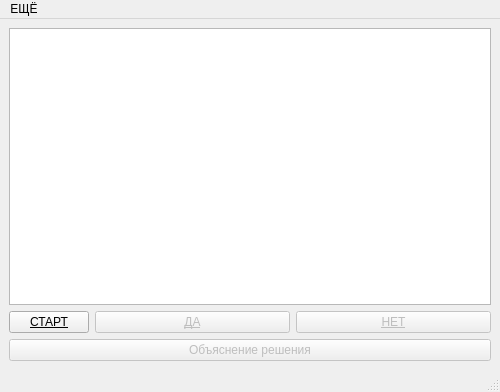
<?xml version="1.0" encoding="UTF-8"?>
<ui version="4.0">
 <class>MainWindow</class>
 <widget class="QMainWindow" name="MainWindow">
  <property name="windowModality">
   <enum>Qt::NonModal</enum>
  </property>
  <property name="geometry">
   <rect>
    <x>0</x>
    <y>0</y>
    <width>500</width>
    <height>392</height>
   </rect>
  </property>
  <property name="font">
   <font>
    <kerning>true</kerning>
   </font>
  </property>
  <property name="windowTitle">
   <string>OWLprog</string>
  </property>
  <widget class="QWidget" name="centralwidget">
   <layout class="QGridLayout" name="gridLayout_2">
    <item row="0" column="0">
     <layout class="QGridLayout" name="gridLayout">
      <item row="1" column="0">
       <layout class="QHBoxLayout" name="horizontalLayout_2">
        <item>
         <widget class="QPushButton" name="start_btn">
          <property name="sizePolicy">
           <sizepolicy hsizetype="Fixed" vsizetype="Fixed">
            <horstretch>0</horstretch>
            <verstretch>0</verstretch>
           </sizepolicy>
          </property>
          <property name="font">
           <font>
            <underline>true</underline>
            <kerning>true</kerning>
           </font>
          </property>
          <property name="text">
           <string>СТАРТ</string>
          </property>
         </widget>
        </item>
        <item>
         <widget class="QPushButton" name="yes_btn">
          <property name="enabled">
           <bool>false</bool>
          </property>
          <property name="font">
           <font>
            <underline>true</underline>
            <kerning>true</kerning>
           </font>
          </property>
          <property name="text">
           <string>ДА</string>
          </property>
         </widget>
        </item>
        <item>
         <widget class="QPushButton" name="no_btn">
          <property name="enabled">
           <bool>false</bool>
          </property>
          <property name="font">
           <font>
            <underline>true</underline>
            <kerning>true</kerning>
           </font>
          </property>
          <property name="text">
           <string>НЕТ</string>
          </property>
         </widget>
        </item>
       </layout>
      </item>
      <item row="0" column="0">
       <layout class="QVBoxLayout" name="verticalLayout_2">
        <item>
         <widget class="QTextEdit" name="result_show">
          <property name="font">
           <font>
            <pointsize>9</pointsize>
            <kerning>true</kerning>
           </font>
          </property>
          <property name="readOnly">
           <bool>true</bool>
          </property>
          <property name="html">
           <string>&lt;!DOCTYPE HTML PUBLIC &quot;-//W3C//DTD HTML 4.0//EN&quot; &quot;http://www.w3.org/TR/REC-html40/strict.dtd&quot;&gt;
&lt;html&gt;&lt;head&gt;&lt;meta name=&quot;qrichtext&quot; content=&quot;1&quot; /&gt;&lt;style type=&quot;text/css&quot;&gt;
p, li { white-space: pre-wrap; }
&lt;/style&gt;&lt;/head&gt;&lt;body style=&quot; font-family:'MS Shell Dlg 2'; font-size:9pt; font-weight:400; font-style:normal;&quot;&gt;
&lt;p style=&quot;-qt-paragraph-type:empty; margin-top:0px; margin-bottom:0px; margin-left:0px; margin-right:0px; -qt-block-indent:0; text-indent:0px; font-size:7.8pt;&quot;&gt;&lt;br /&gt;&lt;/p&gt;&lt;/body&gt;&lt;/html&gt;</string>
          </property>
         </widget>
        </item>
       </layout>
      </item>
     </layout>
    </item>
    <item row="1" column="0">
     <widget class="QPushButton" name="help_res">
      <property name="enabled">
       <bool>false</bool>
      </property>
      <property name="text">
       <string>Объяснение решения</string>
      </property>
     </widget>
    </item>
   </layout>
  </widget>
  <widget class="QMenuBar" name="menubar">
   <property name="geometry">
    <rect>
     <x>0</x>
     <y>0</y>
     <width>500</width>
     <height>26</height>
    </rect>
   </property>
   <widget class="QMenu" name="menu">
    <property name="title">
     <string>ЕЩЁ</string>
    </property>
    <addaction name="reset"/>
    <addaction name="base"/>
    <addaction name="help"/>
    <addaction name="close"/>
   </widget>
   <addaction name="menu"/>
  </widget>
  <widget class="QStatusBar" name="statusbar"/>
  <action name="reset">
   <property name="text">
    <string>Начать сначала</string>
   </property>
  </action>
  <action name="help">
   <property name="enabled">
    <bool>false</bool>
   </property>
   <property name="text">
    <string>Справка</string>
   </property>
  </action>
  <action name="close">
   <property name="text">
    <string>Выйти</string>
   </property>
  </action>
  <action name="base">
   <property name="text">
    <string>База знаний</string>
   </property>
  </action>
 </widget>
 <resources/>
 <connections/>
</ui>
